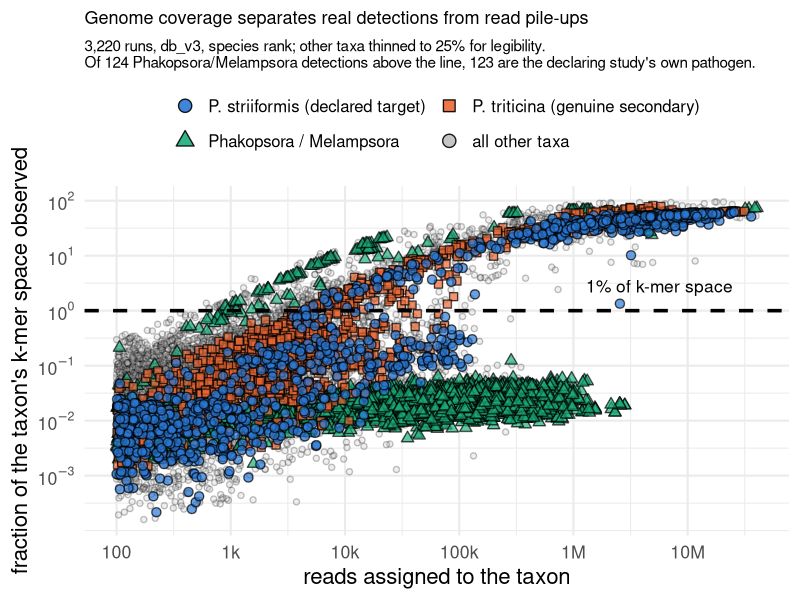
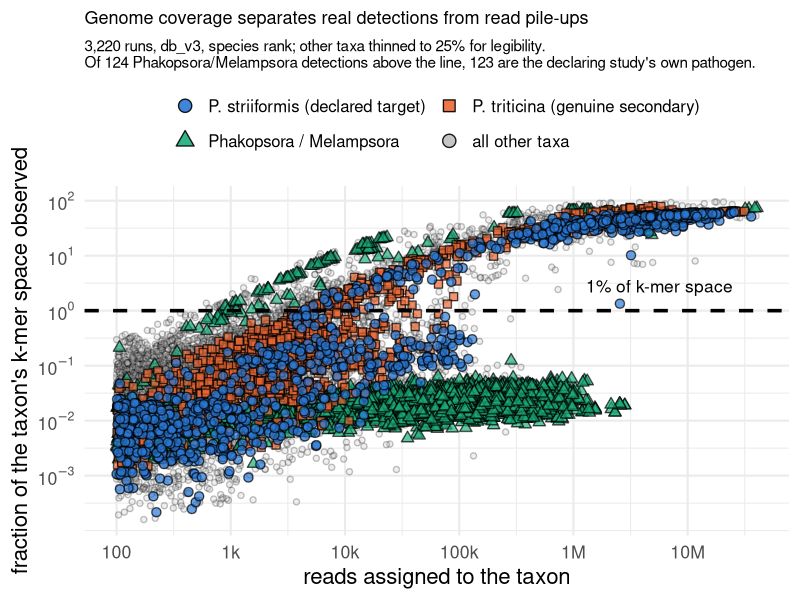

Here is the R script that generated these plots, in order:
# mechanism_scatter.R — why the k-mer criterion separates real detections from artefacts.
#
# One point per (run, taxon) detection passing a 100-read floor: reads on x, the
# fraction of that taxon's k-mer space observed on y, both log. The two axes disagree,
# and that disagreement is the whole argument. Phakopsora sits far right and far down,
# hundreds of thousands of reads landing on a sliver of its genome, while Puccinia
# triticina sits left and high on far fewer reads spread broadly. A vertical read
# threshold cannot separate them; a horizontal one can.
#
# Input : kraken/assign/figures/mechanism_scatter.tsv  (mech.py; the unhighlighted
#         cloud is thinned to 25% deliberately, it is background)
# Output: kraken/assign/figures/mechanism_scatter.{png,pdf}
#
# Self-contained mode. Italics via plotmath, not ggtext: see artefact_collapse.R.

library(ggplot2)

d <- read.delim("kraken/assign/figures/mechanism_scatter.tsv", sep = "\t", check.names = FALSE)

# percent, so the decades land on 10^-3..10^2 and label as powers rather than as
# strings of leading zeros
d$kmer_pct <- d$kmer_frac * 100
pow10 <- function(x) parse(text = sprintf("10^%d", round(log10(x))))

# NOT "artefact": of the 124 Phakopsora/Melampsora detections above the line, 123 are
# the declaring study's own pathogen. The taxon is not spurious, the low-coverage
# detections of it are, and the criterion tells them apart without seeing the metadata.
LAB <- c(target    = "P. striiformis (declared target)",
         secondary = "P. triticina (genuine secondary)",
         artefact  = "Phakopsora / Melampsora",
         other     = "all other taxa")
# Colourblind-safe categorical palette, validated (lightness band, chroma floor,
# CVD separation, normal-vision floor). NOT the Lenzo et al. 2026 field-data palette:
# those hues are specific to that manuscript's organisms and do not carry over.
PAL <- c(target    = "#2a78d6",
         secondary = "#eb6834",
         artefact  = "#1baf7a",
         other     = "grey75")
SHP <- c(target = 21, secondary = 22, artefact = 24, other = 21)

d$class <- factor(d$class, levels = c("target", "secondary", "artefact", "other"))
d <- d[order(d$class, decreasing = TRUE), ]      # draw the grey cloud underneath

p <- ggplot(d, aes(x = reads, y = kmer_pct)) +
  geom_point(aes(fill = class, shape = class, size = class, alpha = class),
             colour = "black", stroke = 0.7) +
  geom_hline(yintercept = 1, linetype = "dashed", linewidth = 1.2, colour = "black") +
  annotate("text", x = 2.5e7, y = 2.8, hjust = 1, size = 4.4,
           label = "1% of k-mer space") +
  scale_x_log10(breaks = c(1e2, 1e3, 1e4, 1e5, 1e6, 1e7),
                labels = c("100", "1k", "10k", "100k", "1M", "10M")) +
  scale_y_log10(breaks = 10^(-3:2), labels = pow10) +
  scale_fill_manual(values = PAL, labels = LAB, name = NULL) +
  scale_shape_manual(values = SHP, labels = LAB, name = NULL) +
  scale_size_manual(values = c(target = 2.6, secondary = 2.6, artefact = 2.6, other = 1.6),
                    labels = LAB, name = NULL, guide = "none") +
  scale_alpha_manual(values = c(target = 0.7, secondary = 0.7, artefact = 0.7, other = 0.25),
                     labels = LAB, name = NULL, guide = "none") +
  guides(fill = guide_legend(nrow = 2, byrow = TRUE,
                             override.aes = list(size = 4, alpha = 0.9)),
         shape = guide_legend(nrow = 2, byrow = TRUE)) +
  labs(x = "reads assigned to the taxon", y = "fraction of the taxon's k-mer space observed",
       title = "Genome coverage separates real detections from read pile-ups",
       subtitle = paste0("3,220 runs, db_v3, species rank; other taxa thinned to 25% for legibility.\n",
                         "Of 124 Phakopsora/Melampsora detections above the line, 123 are the ",
                         "declaring study's own pathogen.")) +
  theme_minimal(base_size = 16) +
  theme(
    panel.background = element_rect(fill = "white", colour = NA),
    plot.background  = element_rect(fill = "white", colour = NA),
    legend.position  = "top",
    legend.text      = element_text(size = 12),
    plot.title       = element_text(size = 13),
    plot.subtitle    = element_text(size = 11))

ggsave("kraken/assign/figures/mechanism_scatter.png", p, width = 11, height = 7.5,
       dpi = 300, bg = "white", device = ragg::agg_png)
ggsave("kraken/assign/figures/mechanism_scatter.pdf", p, width = 11, height = 7.5,
       bg = "white", device = cairo_pdf)
cat("wrote kraken/assign/figures/mechanism_scatter.{png,pdf}\n")
